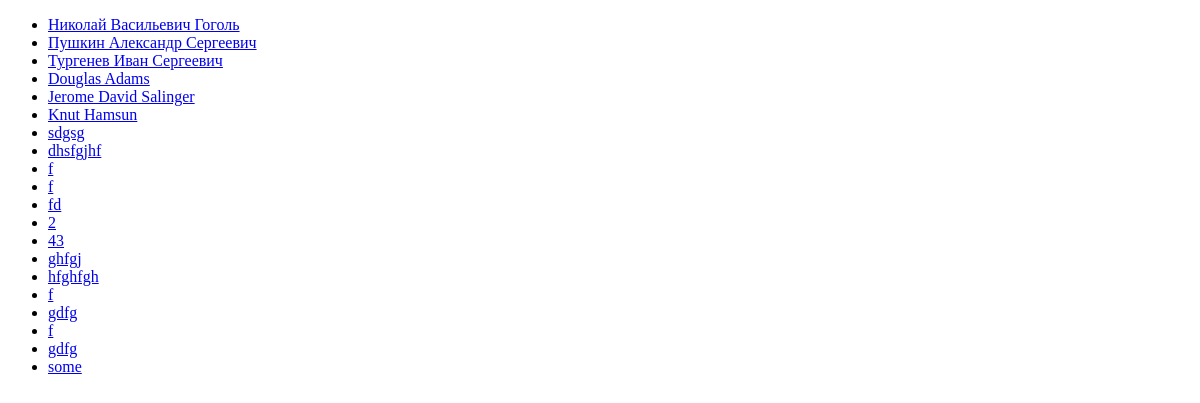
The page /author/ on the database as committed earlier.
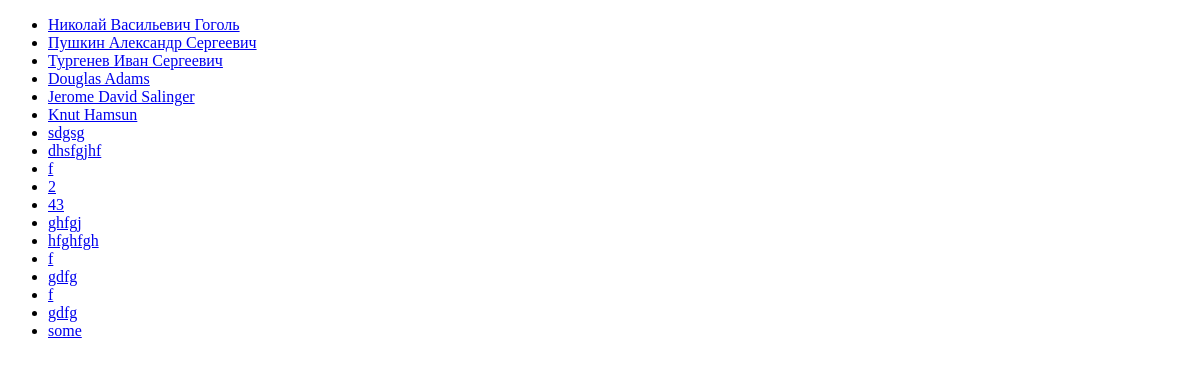
The same page on the database as committed later.
### p_library/models.py (models this page shows, shortened)
class Author(models.Model):
    full_name = models.CharField(max_length=256, verbose_name=_("Имя автора"))
    birth_year = models.SmallIntegerField(verbose_name=_("Год рожения"))
    country = models.CharField(max_length=2, verbose_name=_("Страна"))

### p_library/views.py (the view)
# urls.py: path('author/', AuthorRead.as_view(), name='author_list'),
class AuthorRead(ListView):
    model = Author
    template_name = 'author_list.html'

### p_library/templates/author_list.html (shortened to what this page needs)
<!DOCTYPE html>
<html lang="en">
<head>
</head>
<body>
	<ul>
		{% for author in object_list %}
		    <li><a href="{{author.id}}/">{{ author.full_name }}</a></li>
		{% endfor %}
	</ul>
</body>
</html>

Rows that differ between the two databases and show on the page:
removed Author: full_name "f"
removed Author: full_name "fd"
